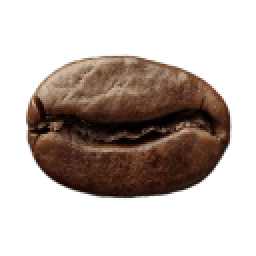
#> input picture examples/bean.png, 128 x 128 px (shown 2 times larger)
$ python rainbow.py examples/bean.png
#> lines starting #> are read from the running program, lines starting #| are printed output that depends on the picture
#!/usr/bin/env python

from PIL import Image, ImageChops, ImageSequence
import argparse
import sys

RGBA_MODE = "RGBA"
PALETTE_MODE = "P"
DEBUG=False


def get_transparency_palette_loc(img):
    # Too lazy to do conversions right now. Just pass in the right mode
    if img.mode != RGBA_MODE:
        print(f"WARN - img mode was not RGBA_MODE. Actual: {img.mode}")
        return None
    paletted_data = img.convert(PALETTE_MODE).getdata()
    for idx, val in enumerate(img.getdata()):
        alpha = val[3]
        if alpha == 0:
            return paletted_data[idx]
    # If none of the pixels are fully transparent, just give up
    print(f"INFO - none of the pixels were fully transparent")
    return None

def make_all_transparent_into_same_pallete(img, trans_loc, sensitivity=1):
    rgba_img = img.convert(RGBA_MODE)
    palette_img = img.convert(PALETTE_MODE)
    for idx, val in enumerate(rgba_img.getdata()):
        alpha = val[3]
        width, height = palette_img.size
        x,y = divmod(idx, width)
        if alpha < sensitivity:
            palette_img.putpixel((y,x), trans_loc)
    return palette_img.convert(RGBA_MODE)

def colorize_image(image, hue, blend_amount):
    rgba_image = image.convert(RGBA_MODE)
    hsv_string = f"hsv({hue},100%,100%)"
    im = Image.new(RGBA_MODE, rgba_image.size, hsv_string)
    blended = ImageChops.blend(rgba_image, im, blend_amount)
    composited = ImageChops.composite(blended, rgba_image, rgba_image)
    return composited.convert(PALETTE_MODE)


MIN_FRAMES = 12


def get_step_size(num_frames):
    iterations = int((MIN_FRAMES - 1) / num_frames) + 1
    total_frames = iterations * num_frames
    return int(360 / total_frames)

def rainbowify(
        input_file,
        output_file="out/output.gif",
        blend_amount=0.25,
        transparency_sensitivity=1,
        frame_speed=1.5,
        disposal=2.0,
        disable_transparency=False,
        hue_rate=30,
        duration=60,
        optimize=False
        ):

#> called with input_file = 'examples/bean.png', output_file = 'out/output.gif', blend_amount = 0.25, transparency_sensitivity = 1, frame_speed = 1.5, disposal = 2, disable_transparency = False, hue_rate = 30
    base_image = Image.open(input_file)
#> base_image is the input picture: PIL image 128x128 RGBA; mean R, G, B, A 33.9, 23, 17.4, 91.5
    rgba_base_image = base_image.convert(RGBA_MODE)

    images = []

#import pdb; pdb.set_trace()

    frames = [base_image]
    if base_image.format == 'GIF':
        frames = [frame.copy() for frame in ImageSequence.Iterator(base_image)]

    num_frames = len(frames)
#> num_frames = 1

    if DEBUG:
        for f in frames:
            print(f.getpixel((0, 0)))
            print(f.info)
    frame_idx = 0
    for hue in range(0, 360, hue_rate):
        frame_to_color = frames[int(frame_idx) % num_frames]
        frame_idx += frame_speed
        colorized_image = colorize_image(frame_to_color, hue, blend_amount)
        images.append(colorized_image)
#> this loop made 12 passes
#> pass 1, in colorize_image, `im = Image.new(RGBA_MODE, rgba_image.size, hsv_string)`:
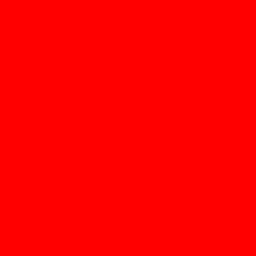
#> im: PIL image 128x128 RGBA (shown 2 times larger); mean R, G, B, A 255, 0, 0, 255
#> pass 1, in colorize_image, `blended = ImageChops.blend(rgba_image, im, blend_amount)`:
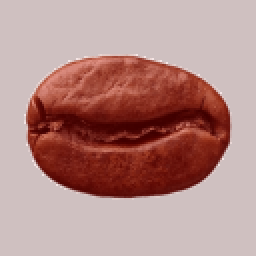
#> blended: PIL image 128x128 RGBA (shown 2 times larger); mean R, G, B, A 88.6, 17.1, 12.9, 131.9; transparent parts drawn white
#> pass 1, in rainbowify, `colorized_image = colorize_image(frame_to_color, hue, blend_amount)`:
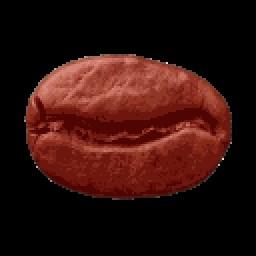
#> colorized_image: PIL image 128x128 P (shown 2 times larger); mean R, G, B 48.1, 16.9, 12.8
#> after the loop, frame_idx = 18; images = 12 items

    if DEBUG:
        print("_+____)___)__)__)_____")
        for f in images:
            print(f.getpixel((0, 0)))
            print(f.info)


    gif_encoder_args = {
        "duration": duration,
        "loop": 0,
        "optimize": optimize
    }

    transparency_loc = get_transparency_palette_loc(rgba_base_image)
#> the loop in get_transparency_palette_loc, `for idx, val in enumerate(img.getdata()):` made 1 pass
#> (val, alpha) on pass 1: ((0, 0, 0, 0), 0)
#> transparency_loc = 0
    if DEBUG:
        print(f"DEBUG - transparency_loc was {transparency_loc}")
    if transparency_loc is not None and not disable_transparency:
        images = [make_all_transparent_into_same_pallete(x, transparency_loc) for x in images]
#> in make_all_transparent_into_same_pallete (call 10), `palette_img = img.convert(PALETTE_MODE)`:
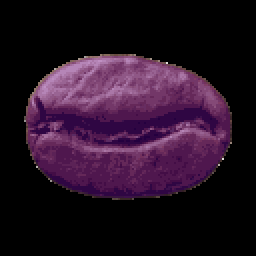
#> palette_img: PIL image 128x128 P (shown 2 times larger); mean R, G, B 36.8, 16.9, 35.6
#> in make_all_transparent_into_same_pallete (call 11), `palette_img = img.convert(PALETTE_MODE)`:
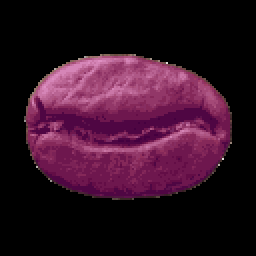
#> palette_img: PIL image 128x128 P (shown 2 times larger); mean R, G, B 48.1, 16.9, 35.6
#> in make_all_transparent_into_same_pallete (call 12), `rgba_img = img.convert(RGBA_MODE)`:
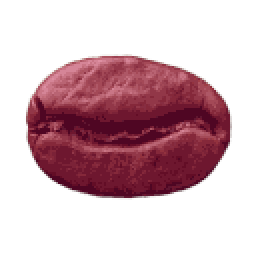
#> rgba_img: PIL image 128x128 RGBA (shown 2 times larger); mean R, G, B, A 48.1, 16.9, 24.3, 91.5; transparent parts drawn white
#> in make_all_transparent_into_same_pallete (call 12), `palette_img = img.convert(PALETTE_MODE)`:
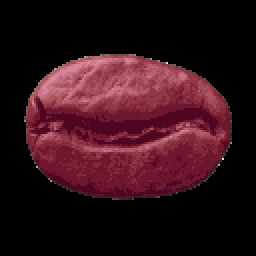
#> palette_img: PIL image 128x128 P (shown 2 times larger); mean R, G, B 48.1, 16.9, 24.3
        gif_encoder_args["transparency"] = transparency_loc
        gif_encoder_args["background"] = transparency_loc
        gif_encoder_args["disposal"] = disposal

    print(f"INFO - Printing to {output_file}")
    images[0].save(output_file,
                   save_all=True,
                   append_images=images[1:],
                   **gif_encoder_args)
    print("Job's done")

def main(args):
    rainbowify(
            input_file=args.input_file,
            output_file=args.output_file,
            blend_amount=args.blend_amount,
            transparency_sensitivity=args.transparency_sensitivity,
            frame_speed=args.frame_speed,
            disposal=args.disposal,
            disable_transparency=args.disable_transparency,
            hue_rate=args.hue_rate,
            duration=args.duration,
            optimize=args.optimize
    )

if __name__ == '__main__':
    parser = argparse.ArgumentParser()
    parser.add_argument("input_file", type=str, help='The file to rainbowiefy')
    parser.add_argument("--blend-amount", "-b", type=float, default=0.25, help='How vibrant the colours are')
    parser.add_argument("--hue-rate", "-r", type=int, default=30, help='How fast the colors change')
    parser.add_argument("--duration", "-d", type=int, default=60, help='How long the gif is')
    parser.add_argument("--optimize", default=False, action='store_true', help='Tell the gif encoder to "optimize" it. Not sure what that means')
    parser.add_argument("--disable-transparency", default=False, action='store_true', help='Make the resulting image not have any transparency (not recommended)')
    parser.add_argument("--transparency-sensitivity", "-t", type=int, default=1, help='if alpha < sensitivity, make that pixel transparent')
    parser.add_argument("--output-file", default="out/output.gif", type=str, help='The file to save the gif to')
    parser.add_argument("--pdb", default=False, action='store_true', help='Trips a PDB tracepoint for debugging')
    parser.add_argument("--debug", default=False, action='store_true', help='Print debug messages')
    parser.add_argument("--frame-speed", default=1.5, type=float)
    parser.add_argument("--disposal", default=2, type=float, help='Honestly not sure what this does')
    args = parser.parse_args()
    print("Starting up")
    DEBUG=args.debug
    main(args)
